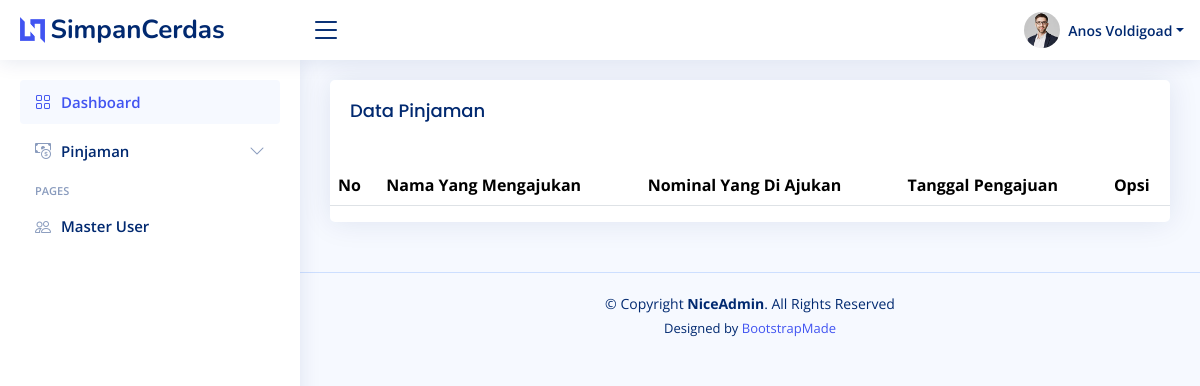
The page /public/pinjaman/peminjam (signed in) on the database as committed earlier.
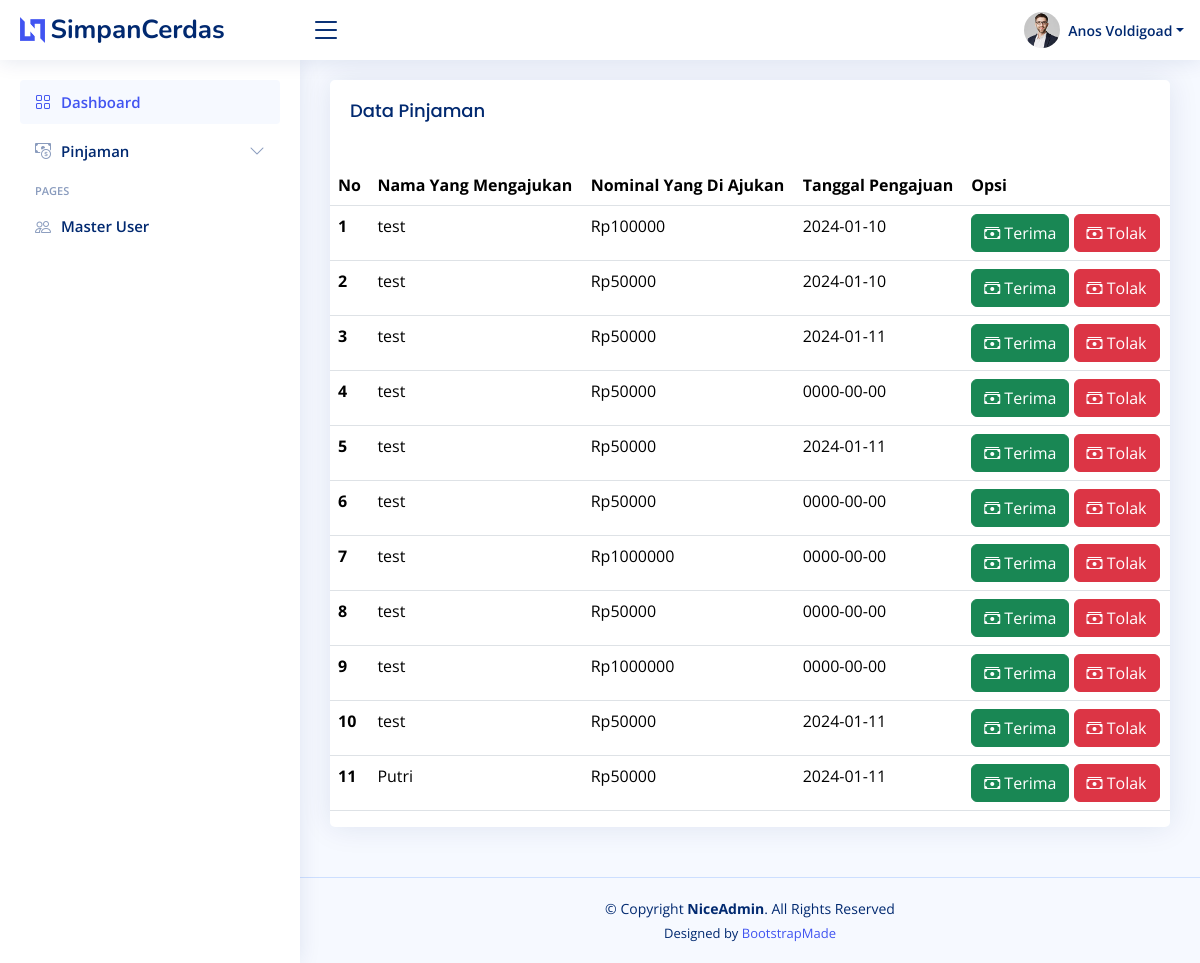
The same page on the database as committed later.
### tables this page shows
CREATE TABLE `tbl_pinjaman` (
  `id_pinjaman` int(11) NOT NULL,
  `id_anggota` int(11) NOT NULL,
  `jml_pinjaman` int(11) NOT NULL,
  `tgl_pinjaman` date NOT NULL,
  `status_pinjaman` enum('Belum Lunas','Lunas','Diproses') NOT NULL
);

CREATE TABLE `tbl_anggota` (
  `id_anggota` int(11) NOT NULL,
  `nama_anggota` varchar(45) NOT NULL,
  `alamat_anggota` varchar(45) NOT NULL,
  `tgl_lahir_anggota` datetime NOT NULL,
  `nik_anggota` int(11) NOT NULL,
  `gender_anggota` enum('Laki-Laki','Perempuan') NOT NULL,
  `no_tlpn_anggota` int(11) NOT NULL,
  `email_anggota` varchar(45) NOT NULL,
  `password_anggota` varchar(255) NOT NULL,
  `create_by` int(11) NOT NULL,
  `create_time` timestamp NOT NULL DEFAULT current_timestamp(),
  `status_anggota` varchar(45) NOT NULL,
  `role_anggota` enum('anggota','bendahara') NOT NULL
);

### app/core/Controller.php (called while the page is built, shortened)
<?php
class Controller {
    public function view($view, $data = [])
    {
        require_once '../app/views/' . $view . '.php';
    }
    public function model($model)
    {
        return new $model;
    }
}

### app/controllers/Pinjaman.php (called while the page is built, shortened)
<?php
class Pinjaman extends Controller {
    public function peminjam()
    {
        $userId = $_SESSION['anggota'];
        $data['judul'] = 'Peminjam';
        $data['nama'] = $this->model('User_model')->getUser($userId);
        $data['pinjaman'] = $this->model('Pinjaman_model')->getPinjamanAll();
        $data['saldo'] = $this->model('Pinjaman_model')->getSaldo($userId);
        $this->view('pinjaman/peminjam', $data);
    }
}

### app/core/App.php (called while the page is built, shortened)
<?php
class App {
    protected $method = 'index';
    protected $params = [];
    public function __construct()
    {
        $url = $this->parseURL();
        if( file_exists('../app/controllers/' . $url[0] . '.php') ) {
            unset($url[0]);
        }
        $this->controller = new $this->controller;
        if( isset($url[1]) ) {
            if( method_exists($this->controller, $url[1]) ) {
                $this->method = $url[1];
            }
        }
        call_user_func_array([$this->controller, $this->method], $this->params);
    }
    public function parseURL()
    {
        if( isset($_GET['url']) ) {
            $url = rtrim($_GET['url'], '/');
            $url = filter_var($url, FILTER_SANITIZE_URL);
            $url = explode('/', $url);
            return $url;
        }
    }
}

### public/index.php (called while the page is built, shortened)
<?php
$app = new App;

### app/core/Database.php (called while the page is built, shortened)
<?php
class Database {
    private $host = DB_HOST;
    private $user = DB_USER;
    private $pass = DB_PASS;
    private $db_name = DB_NAME;
    private $dbh;
    private $stmt;
    public function __construct()
    {
        $dsn = 'mysql:host=' . $this->host . ';dbname=' . $this->db_name;
        $option = [
            PDO::ATTR_PERSISTENT => true,
            PDO::ATTR_ERRMODE => PDO::ERRMODE_EXCEPTION
        ];
        try {
            $this->dbh = new PDO($dsn, $this->user, $this->pass, $option);
        } catch(PDOException $e) {
            die($e->getMessage());
        }
    }
    public function query($query)
    {
        $this->stmt = $this->dbh->prepare($query);
    }
    public function bind($param, $value, $type = null)
    {
        if( is_null($type) ) {
            switch( true ) {
                case is_int($value) :
                    $type = PDO::PARAM_INT;
                    break;
            }
        }
        $this->stmt->bindValue($param, $value, $type);
    }
    public function execute()
    {
        $this->stmt->execute();
    }
    public function resultSet()
    {
        $this->execute();
        return $this->stmt->fetchAll(PDO::FETCH_ASSOC);
    }
}

### app/models/Pinjaman_model.php (called while the page is built, shortened)
<?php
class Pinjaman_model {
    private $table = 'tbl_pinjaman';
    private $db;
    public function __construct()
    {
        $this->db = new Database;
    }
    public function getPinjamanAll()
    {
        $this->db->query('SELECT p.*, a.nama_anggota FROM ' . $this->table . ' p JOIN tbl_anggota a ON p.id_anggota = a.id_anggota');
        return $this->db->resultSet();
    }
    public function getSaldo($id)
    {
        $this->db->query('SELECT SUM(jml_pinjaman) AS total_pinjaman FROM ' . $this->table . ' WHERE id_anggota=:id');
        $this->db->bind('id', $id);
        return $this->db->single();
    }
}

### app/views/pinjaman/peminjam.php (the view, shortened to what this page needs)
<div class="card">
    <div class="card-body">
        <h5 class="card-title">Data Pinjaman</h5>
    </div>
    <div class="row">
        <div class="col-lg-12">
        <table class="table datatable">
            <thead>
                <tr>
                    <th scope="col">No</th>
                    <th scope="col">Nama Yang Mengajukan</th>
                    <th scope="col">Nominal Yang Di Ajukan</th>
                    <th scope="col">Tanggal Pengajuan</th>
                    <th scope="col">Opsi</th>
                </tr>
            </thead>
            <tbody>
                <?php foreach ($data['pinjaman'] as $index => $pinjaman) : ?>
                    <tr>
                        <th scope="row"><?= $index + 1; ?></th>
                        <td><?= $pinjaman['nama_anggota']; ?></td>
                        <td>Rp<?= $pinjaman['jml_pinjaman']; ?></td>
                        <td><?= $pinjaman['tgl_pinjaman']; ?></td>
                        <td>
                        <button type="button" class="btn btn-success" onclick="terimaPinjaman(<?= $pinjaman['id_pinjaman']; ?>)">
                        <i class="bi bi-cash-stack"></i> Terima
                    </button>
                    <button type="button" class="btn btn-danger" onclick="tolakPinjaman(<?= $pinjaman['id_pinjaman']; ?>)">
                        <i class="bi bi-cash-stack"></i> Tolak
                    </button>
                        </td>
                    </tr>
                <?php endforeach; ?>
            </tbody>
        </table>
        </div>
    </div>
</div>

Rows that differ between the two databases and show on the page:
added tbl_pinjaman: id_anggota.nama_anggota "test", jml_pinjaman "100000", tgl_pinjaman "2024-01-10"
added tbl_pinjaman: id_anggota.nama_anggota "test", jml_pinjaman "50000", tgl_pinjaman "2024-01-10"
added tbl_pinjaman: id_anggota.nama_anggota "test", jml_pinjaman "50000", tgl_pinjaman "2024-01-11"
added tbl_pinjaman: id_anggota.nama_anggota "test", jml_pinjaman "50000", tgl_pinjaman "0000-00-00"
added tbl_pinjaman: id_anggota.nama_anggota "test", jml_pinjaman "50000", tgl_pinjaman "2024-01-11"
added tbl_pinjaman: id_anggota.nama_anggota "test", jml_pinjaman "50000", tgl_pinjaman "0000-00-00"
added tbl_pinjaman: id_anggota.nama_anggota "test", jml_pinjaman "1000000", tgl_pinjaman "0000-00-00"
added tbl_pinjaman: id_anggota.nama_anggota "test", jml_pinjaman "50000", tgl_pinjaman "0000-00-00"
added tbl_pinjaman: id_anggota.nama_anggota "test", jml_pinjaman "1000000", tgl_pinjaman "0000-00-00"
added tbl_pinjaman: id_anggota.nama_anggota "test", jml_pinjaman "50000", tgl_pinjaman "2024-01-11"
added tbl_pinjaman: id_anggota.nama_anggota "Putri", jml_pinjaman "50000", tgl_pinjaman "2024-01-11"
